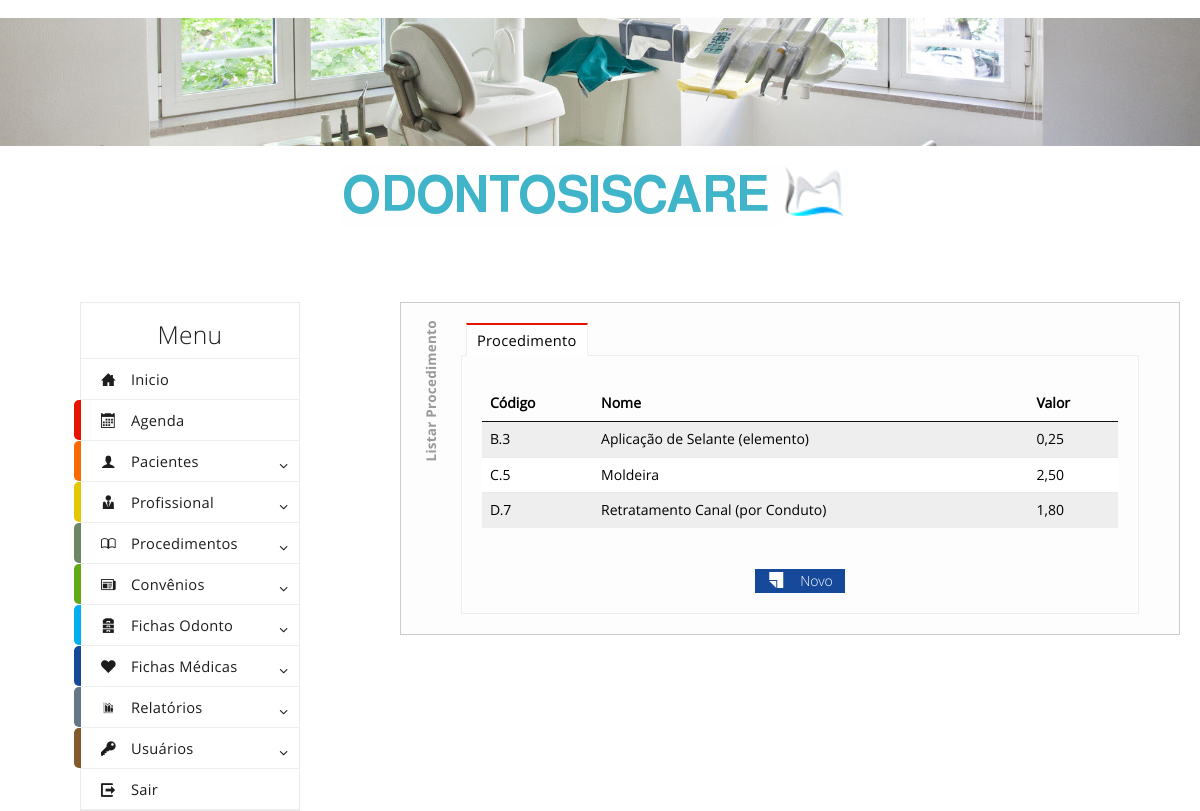
Screenshot of /listarprocedimento.php (signed in) with the database file from the repository.
### tables this page shows
CREATE TABLE `procedimentos` (
  `id` int(11) NOT NULL AUTO_INCREMENT,
  `codigo` varchar(50) NOT NULL,
  `nome` varchar(100) NOT NULL,
  `grupo` varchar(100) NOT NULL,
  `convenio` varchar(100) NOT NULL,
  `valor` varchar(100) NOT NULL,
  PRIMARY KEY (`id`)
);

### listarprocedimento.php (the view, shortened to what this page needs)
<?
include ("header.php");
$sqlp = "SELECT codigo, nome, valor FROM procedimentos WHERE convenio = '$convenio' ORDER BY codigo";
$resultadop = mysql_query($sqlp);
?>
<body class="metro">
    <br>
    <img src="imagens/photo1.jpg" />
    <center><img src="imagens/principal1.png" /></center>
    <br><br>
    <div class="grid">
        <div class="row">
            <? include ("menu.php"); ?>
            <div class="span1"></div>
            <div class="span10">
                <div class="listarprocedimento">
                    <div class="tab-control" data-role="tab-control">
                        <ul class="tabs">
                            <li class="active"><a href="#_page_1">Procedimento</a></li>
                        </ul>
                        <div class="frames">
                            <div class="frame" id="_page_1">
                                <table class="table striped">
                                    <thead>
                                        <tr>
                                            <th bgcolor="#FDFDFD" align="left">Código</th>
                                            <th bgcolor="#FDFDFD" align="left">Nome</th>
                                            <th bgcolor="#FDFDFD" align="left">Valor</th>
                                        </tr>
                                    </thead>
                                    <tbody>
                                        <? while ($linhasp = mysql_fetch_array($resultadop, MYSQL_NUM)){ ?>
                                        <tr>
                                            <td><? echo utf8_encode($linhasp[0]);?></td>
                                            <td><? echo utf8_encode($linhasp[1]);?></td>
                                            <td><? echo utf8_encode($linhasp[2]);?></td>
                                        </tr>
                                        <?};?>
                                    </tbody>
                                </table><br />
                                <center>
                                    <a class="button image-button primary image-left" name="novo" href="novoagenda.php?data=<? echo $data;?>&profissional=<? echo $profissional;?>"><i class="icon-new on-left" style="top: -3px; left: 7px"></i>Novo</a>
                                </center>
                            </div>
                        </div>
                    </div>
                </div>
            </div>
        </div>
    </div>
</body>
<? include ("footer.php"); ?>

### rows the page displays
procedimentos: codigo "B.3", nome "Aplicação de Selante (elemento)", valor "0,25"
procedimentos: codigo "C.5", nome "Moldeira", valor "2,50"
procedimentos: codigo "D.7", nome "Retratamento Canal (por Conduto)", valor "1,80"
